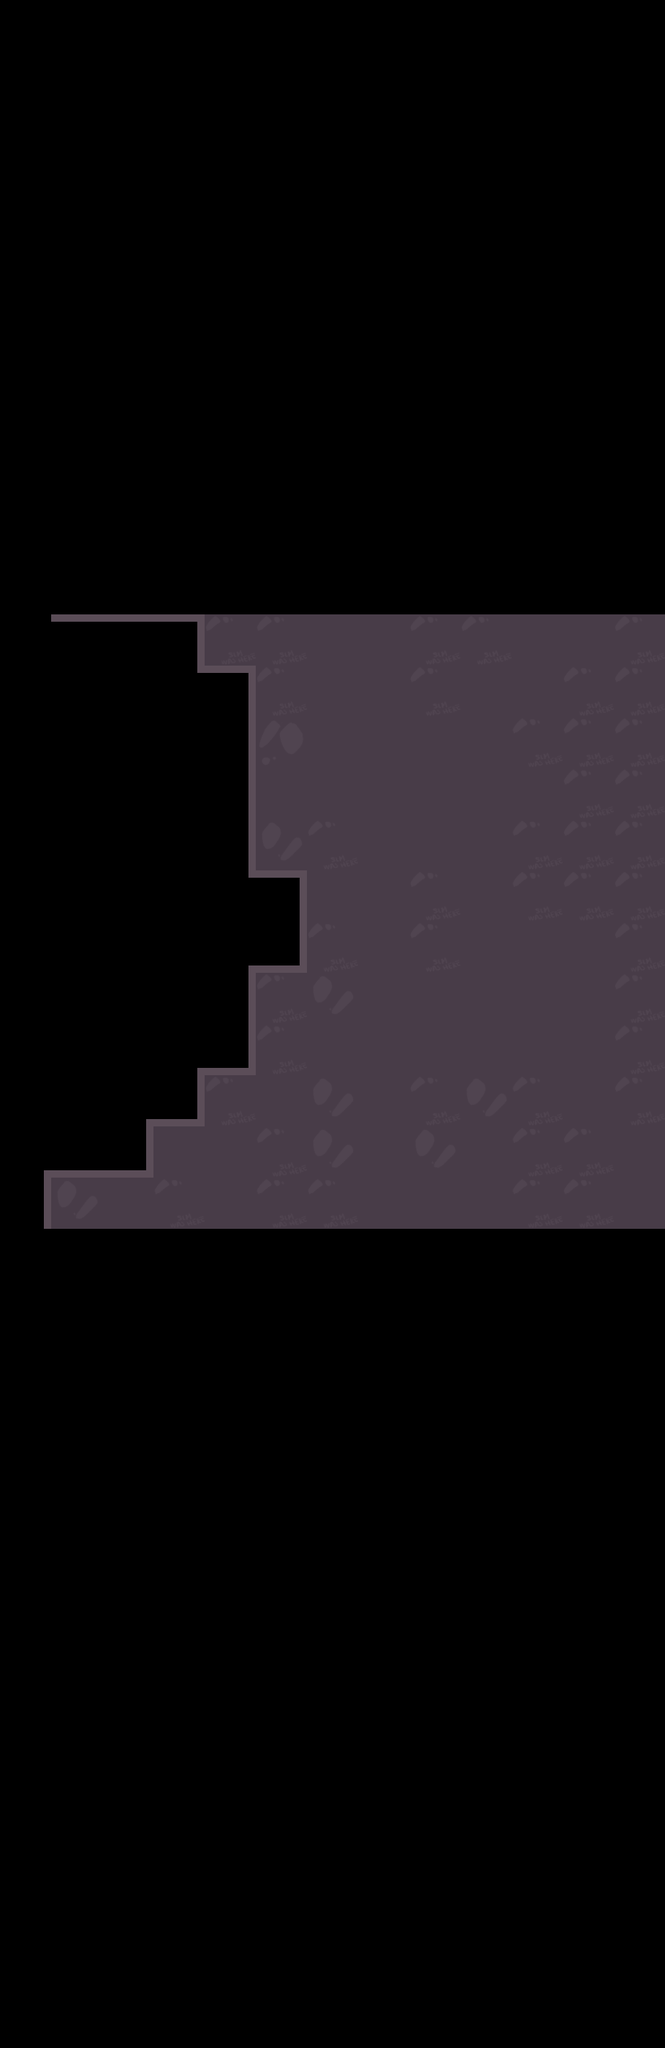

Rendered tile map (Tiled .tmx) drawn with the repository's tilesets; below, a short description and the full map source, tile grids included:
An orthogonal 13x40 tile map with 70x70 px tiles, 1 tile layer (Capa de Patrones 1).

<map version="1.0" tiledversion="1.1.4" orientation="orthogonal" renderorder="right-down" width="13" height="40" tilewidth="70" tileheight="70" infinite="0" nextobjectid="17">
 <tileset firstgid="1" source="../../tiles_fv.tsx" />
 <layer name="Capa de Patrones 1" width="13" height="40">
  <data encoding="csv">
0,0,0,0,0,0,0,0,0,0,0,0,0,
0,0,0,0,0,0,0,0,0,0,0,0,0,
0,0,0,0,0,0,0,0,0,0,0,0,0,
0,0,0,0,0,0,0,0,0,0,0,0,0,
0,0,0,0,0,0,0,0,0,0,0,0,0,
0,0,0,0,0,0,0,0,0,0,0,0,0,
0,0,0,0,0,0,0,0,0,0,0,0,0,
0,0,0,0,0,0,0,0,0,0,0,0,0,
0,0,0,0,0,0,0,0,0,0,0,0,0,
0,0,0,0,0,0,0,0,0,0,0,0,0,
0,0,0,0,0,0,0,0,0,0,0,0,0,
0,0,0,0,0,0,0,0,0,0,0,0,0,
0,10,10,14,30,30,26,26,30,30,26,26,30,
0,0,0,22,14,30,26,26,30,26,26,30,30,
0,0,0,0,11,29,26,26,26,26,30,30,30,
0,0,0,0,11,26,26,26,26,26,26,30,30,
0,0,0,0,11,27,30,26,26,26,30,30,30,
0,0,0,0,22,14,26,26,30,26,30,30,30,
0,0,0,0,23,15,30,26,30,26,26,26,30,
0,0,0,0,11,30,27,26,26,26,26,26,30,
0,0,0,23,15,30,26,26,26,26,26,26,30,
0,0,23,15,30,26,27,26,30,27,30,26,30,
23,8,15,26,26,30,27,26,27,26,30,30,26,
11,27,26,30,26,30,30,26,26,26,30,30,26,
0,0,0,0,0,0,0,0,0,0,0,0,0,
0,0,0,0,0,0,0,0,0,0,0,0,0,
0,0,0,0,0,0,0,0,0,0,0,0,0,
0,0,0,0,0,0,0,0,0,0,0,0,0,
0,0,0,0,0,0,0,0,0,0,0,0,0,
0,0,0,0,0,0,0,0,0,0,0,0,0,
0,0,0,0,0,0,0,0,0,0,0,0,0,
0,0,0,0,0,0,0,0,0,0,0,0,0,
0,0,0,0,0,0,0,0,0,0,0,0,0,
0,0,0,0,0,0,0,0,0,0,0,0,0,
0,0,0,0,0,0,0,0,0,0,0,0,0,
0,0,0,0,0,0,0,0,0,0,0,0,0,
0,0,0,0,0,0,0,0,0,0,0,0,0,
0,0,0,0,0,0,0,0,0,0,0,0,0,
0,0,0,0,0,0,0,0,0,0,0,0,0,
0,0,0,0,0,0,0,0,0,0,0,0,0
</data>
 </layer>
</map>
